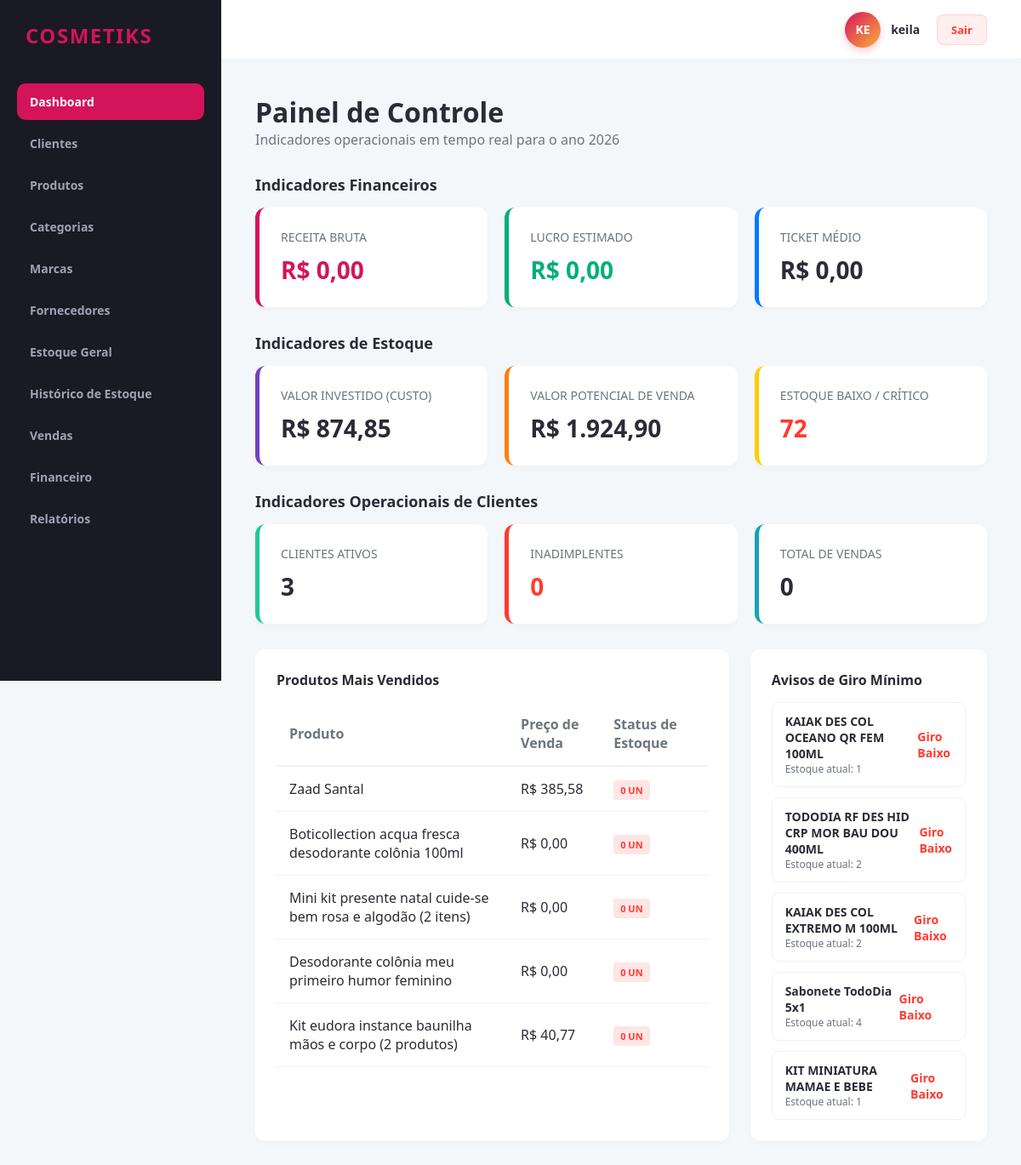
/dashboard/ (signed in), run on an earlier commit of the app's database.
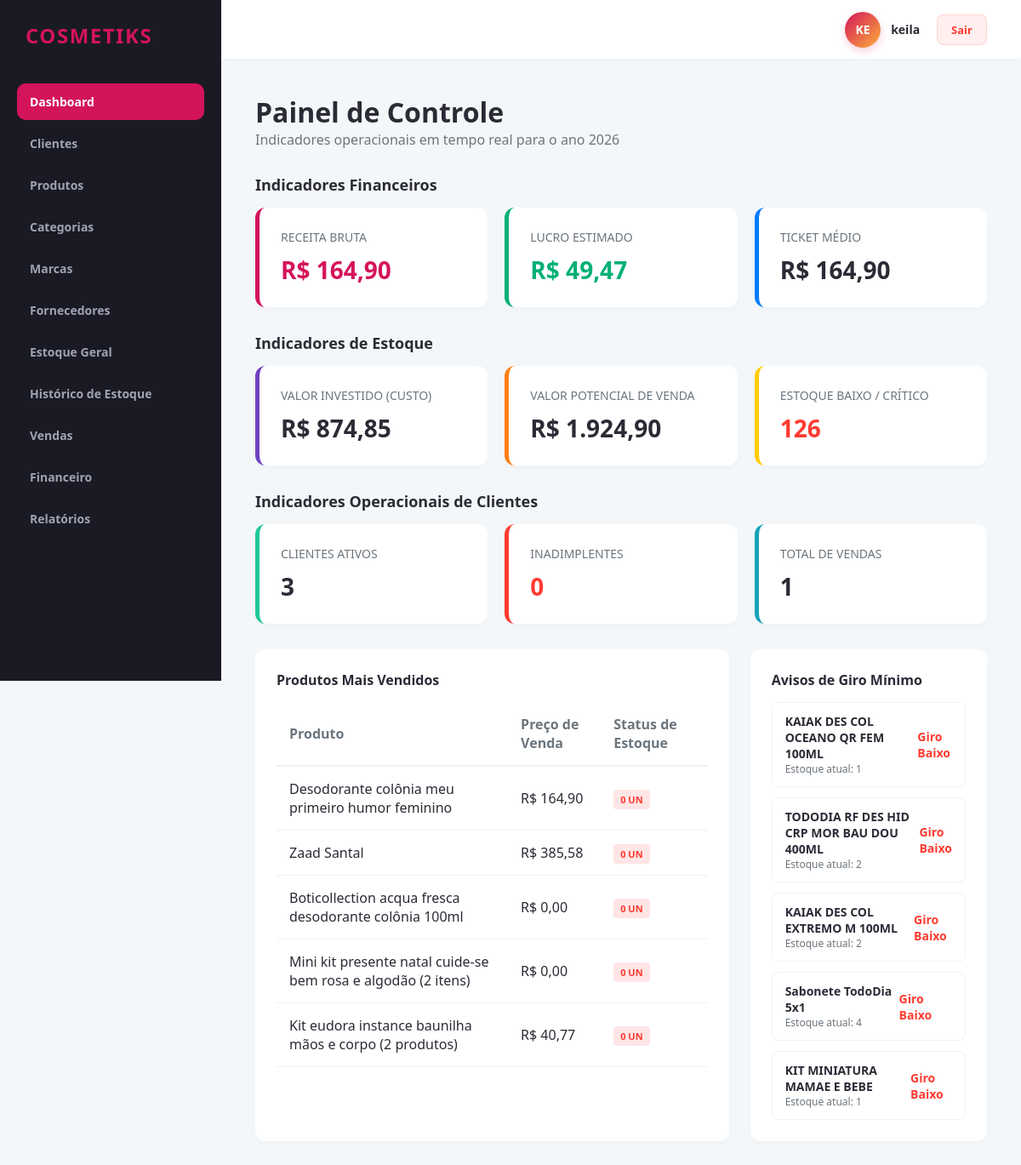
And on a later commit of the database.
### app/models/produto.py (models this page shows)
class Produto(db.Model):
    __tablename__ = 'produtos'
    id = db.Column(db.Integer, primary_key=True)
    revendedor_id = db.Column(db.Integer, db.ForeignKey('revendedores.id'), nullable=False)
    categoria_id = db.Column(db.Integer, db.ForeignKey('categorias.id'), nullable=False)
    marca_id = db.Column(db.Integer, db.ForeignKey('marcas.id'), nullable=False)
    fornecedor_id = db.Column(db.Integer, db.ForeignKey('fornecedores.id'), nullable=False)
    nome = db.Column(db.String(150), nullable=False)
    codigo_barras = db.Column(db.String(50), nullable=True)
    descricao = db.Column(db.Text, nullable=True)
    quantidade_estoque = db.Column(db.Integer, default=0, nullable=False)
    estoque_minimo = db.Column(db.Integer, default=0, nullable=False)
    preco_custo = db.Column(db.Numeric(10, 2), nullable=False)
    preco_venda = db.Column(db.Numeric(10, 2), nullable=False)
    data_compra = db.Column(db.Date, nullable=True)
    situacao = db.Column(db.String(20), default='Ativo')
    movimentacoes_estoque = db.relationship('Estoque', backref='produto', lazy=True)

### app/controllers/dashboard_controller.py (the view)
@dashboard_bp.route('/')
@revendedor_required
def index():
    revendedor_id = session.get('revendedor_id')
    vendas = Venda.query.filter_by(revendedor_id=revendedor_id).all()
    produtos = Produto.query.filter_by(revendedor_id=revendedor_id).all()
    clientes = Cliente.query.filter_by(revendedor_id=revendedor_id).all()
    contas = Financeiro.query.filter_by(revendedor_id=revendedor_id).all()
    receita_bruta = sum([v.valor_total for v in vendas])
    quantidade_vendas = len(vendas)
    ticket_medio = receita_bruta / quantidade_vendas if quantidade_vendas > 0 else Decimal('0.00')
    lucro_estimado = Decimal('0.00')
    quantidade_produtos_vendidos = 0
    for v in vendas:
        for item in v.itens:
            quantidade_produtos_vendidos += item.quantidade
            prod = produto_repo.get_by_id(item.produto_id)
            if prod:
                custo_total_item = prod.preco_custo * item.quantidade
                lucro_estimado += (item.valor_total - custo_total_item)
    valor_investido = sum([p.preco_custo * p.quantidade_estoque for p in produtos])
    valor_potencial = sum([p.preco_venda * p.quantidade_estoque for p in produtos])
    estoque_atual = sum([p.quantidade_estoque for p in produtos])
    estoque_baixo = len([p for p in produtos if p.quantidade_estoque <= p.estoque_minimo])
    novos_clientes = len([c for c in clientes if c.data_cadastro.date() == date.today()])
    clientes_ativos = len(clientes)
    clientes_inadimplentes = len(set([conta.cliente_id for conta in contas if conta.status == 'Atrasado']))
    produtos_ordenados = sorted(produtos, key=lambda p: sum([i.quantidade for i in ItemVenda.query.filter_by(produto_id=p.id).all()]), reverse=True)
    mais_vendidos = produtos_ordenados[:5]
    menos_vendidos = [p for p in produtos_ordenados if p.quantidade_estoque > 0][-5:]
    kpis = {
        "receita_bruta": receita_bruta,
        "ticket_medio": ticket_medio,
        "lucro_estimado": lucro_estimado,
        "valor_investido": valor_investido,
        "valor_potencial": valor_potencial,
        "estoque_atual": estoque_atual,
        "estoque_baixo": estoque_baixo,
        "clientes_ativos": clientes_ativos,
        "clientes_inadimplentes": clientes_inadimplentes,
        "quantidade_vendas": quantidade_vendas,
        "quantidade_produtos_vendidos": quantidade_produtos_vendidos,
        "mais_vendidos": mais_vendidos,
        "menos_vendidos": menos_vendidos
    }
    return render_template('dashboard/index.html', kpis=kpis)

### app/controllers/dashboard_controller.py (called while the page is built)
def revendedor_required(f):
    @wraps(f)
    def decorated_function(*args, **kwargs):
        if not session.get('usuario_logado'):
            return redirect(url_for('auth.login'))
        if session.get('is_admin'):
            return redirect(url_for('admin.listar_revendedores'))
        return f(*args, **kwargs)
    return decorated_function

### app/repositories/base_repository.py (called while the page is built)
    def get_by_id(self, id):
        return db.session.get(self.model, id)

### app/templates/dashboard/index.html (shortened to what the changed rows need)
{% extends 'base.html' %}
{% block content %}
<div class="header-panel">
    <div>
        <h1>Painel de Controle</h1>
    </div>
</div>
<div class="dashboard-grid-summary">
    <div class="kpi-card" style="border-left-color: var(--primary-color);">
        <div class="title">Receita Bruta</div>
        <div class="value" style="color: var(--primary-color);">R$ {{ "{:,.2f}".format(kpis.receita_bruta).replace(',', 'X').replace('.', ',').replace('X', '.') }}</div>
    </div>
    <div class="kpi-card" style="border-left-color: var(--success);">
        <div class="title">Lucro Estimado</div>
        <div class="value" style="color: var(--success);">R$ {{ "{:,.2f}".format(kpis.lucro_estimado).replace(',', 'X').replace('.', ',').replace('X', '.') }}</div>
    </div>
    <div class="kpi-card" style="border-left-color: #007bff;">
        <div class="title">Ticket Médio</div>
        <div class="value">R$ {{ "{:,.2f}".format(kpis.ticket_medio).replace(',', 'X').replace('.', ',').replace('X', '.') }}</div>
    </div>
</div>
<div class="dashboard-grid-summary">
    <div class="kpi-card" style="border-left-color: var(--warning);">
        <div class="title">Estoque Baixo / Crítico</div>
        <div class="value" style="color: var(--danger);">{{ kpis.estoque_baixo }}</div>
    </div>
</div>
<div class="dashboard-grid-summary">
    <div class="kpi-card" style="border-left-color: #17a2b8;">
        <div class="title">Total de Vendas</div>
        <div class="value">{{ kpis.quantidade_vendas }}</div>
    </div>
</div>
<div class="dashboard-row">
    <div class="data-table-container">
        <table class="data-table">
            <thead>
                <tr>
                    <th>Produto</th>
                    <th>Preço de Venda</th>
                    <th>Status de Estoque</th>
                </tr>
            </thead>
            <tbody>
                {% for prod in kpis.mais_vendidos %}
                <tr>
                    <td>{{ prod.nome }}</td>
                    <td>R$ {{ "{:,.2f}".format(prod.preco_venda).replace(',', 'X').replace('.', ',').replace('X', '.') }}</td>
                    <td>
                        <span class="badge-stock {% if prod.quantidade_estoque <= prod.estoque_minimo %}critical{% else %}normal{% endif %}">
                            {{ prod.quantidade_estoque }} un
                        </span>
                    </td>
                </tr>
                {% endfor %}
            </tbody>
        </table>
    </div>
    <div class="data-table-container">
        <div class="ranking-list">
            {% for prod in kpis.menos_vendidos %}
            <div class="ranking-item">
                <div class="product-info">
                    <span class="product-name">{{ prod.nome }}</span>
                    <span class="product-meta">Estoque atual: {{ prod.quantidade_estoque }}</span>
                </div>
                <span class="product-value negative">Giro Baixo</span>
            </div>
            {% endfor %}
        </div>
    </div>
</div>
{% endblock %}

What changed in the data, as far as the page shows it:
changed Produto "Desodorante colônia meu primeiro humor feminino": preco_venda "0,00" → "164,90"; moves up the list
Also different on the page:
{{ kpis.estoque_baixo }}: "72" → "126"
{{ kpis.quantidade_vendas }}: "0" → "1"
text no longer shown: "0,00 0,00 0,00"
text now shown: "164,90 49,47 164,90"
